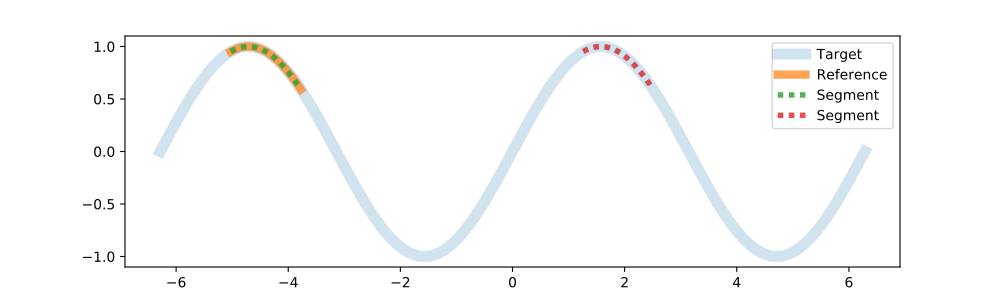

The Python source for this figure:
import seg1d
import numpy as np
import matplotlib.pylab as plt

# Then we generate some data

x = np.linspace(-np.pi*2, np.pi*2, 2000) #create an array of data
targ = np.sin(x)  # target data from a sin function 
t_s,t_e = 200,400 # define a sub-series

# To assign the data to the Segmenter, first we create an instance of it and then
# use the ``setTarget()`` and ``addReference()`` methods.

S = seg1d.Segmenter()  # instance of the segmenter
S.minW, S.maxW, S.step = 98, 105, 1  # scaling parameters
S.setTarget(targ) # set target and reference data
S.addReference(targ[t_s:t_e])
segments = S.segment() # run segmentation algorithm
np.around(segments, decimals=7)
# array([[2.000000e+02, 4.000000e+02, 1.000000e+00],
# [1.200000e+03, 1.398000e+03, 9.999999e-01]])

# Using matplotlib we can visualize the results

plt.figure(figsize=(10,3)) #doctest: +SKIP
#plot the full sine wave
plt.plot(x, targ,linewidth=8,alpha=0.2,label='Target') #doctest: +SKIP
#plot the original reference segment
plt.plot(x[t_s:t_e], targ[t_s:t_e],linewidth=6,alpha=0.7,label='Reference') #doctest: +SKIP
# >>>
#plot all segments found
for s,e,c in segments:
    plt.plot(x[s:e], targ[s:e],dashes=[1,1],linewidth=4,alpha=0.8,label='Segment') #doctest: +SKIP
plt.legend() #doctest: +SKIP
plt.show() #doctest: +SKIP
